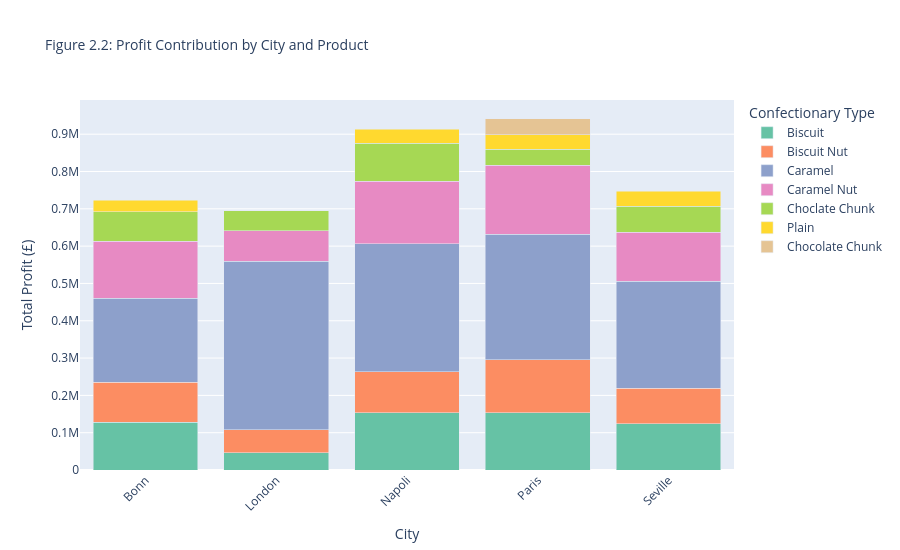

Here is the notebook cell this chart was saved with:
### Code cell
# ============================================================
# SECTION 4.1.2 - PROFIT BY CITY AND PRODUCT (Figure 2.2)
# ============================================================

city_product_profit = (
    df.groupby(['City', 'Confectionary'])['Profit(£)']
    .sum()
    .reset_index())

fig22 = px.bar(
    city_product_profit,
    x='City',
    y='Profit(£)',
    color='Confectionary',
    title='Figure 2.2: Profit Contribution'
          ' by City and Product',
    barmode='stack',
    labels={'Profit(£)': 'Total Profit (£)'},
    color_discrete_sequence=
    px.colors.qualitative.Set2)
fig22.update_layout(
    xaxis_tickangle=-45,
    legend_title='Confectionary Type',
    height=550,
    title_font_size=14)
fig22.write_html('Figure_2_2_CityProductProfit.html')
fig22.show()

### Figure 1 — Plotly figure (JSON) as saved in the notebook; plotly's stock layout.template omitted (floating-point values rounded to 4 significant figures)
{"data": [{"hovertemplate": "Confectionary=Biscuit<br>City=%{x}<br>Total Profit (£)=%{y}<extra></extra>", "legendgroup": "Biscuit", "marker": {"color": "rgb(102,194,165)", "pattern": {"shape": ""}}, "name": "Biscuit", "orientation": "v", "showlegend": true, "textposition": "auto", "type": "bar", "x": ["Bonn", "London", "Napoli", "Paris", "Seville"], "xaxis": "x", "y": [127400.0, 46130.0, 154100.0, 154000.0, 123900.0], "yaxis": "y"}, {"hovertemplate": "Confectionary=Biscuit Nut<br>City=%{x}<br>Total Profit (£)=%{y}<extra></extra>", "legendgroup": "Biscuit Nut", "marker": {"color": "rgb(252,141,98)", "pattern": {"shape": ""}}, "name": "Biscuit Nut", "orientation": "v", "showlegend": true, "textposition": "auto", "type": "bar", "x": ["Bonn", "London", "Napoli", "Paris", "Seville"], "xaxis": "x", "y": [108100.0, 61930.0, 109200.0, 141000.0, 95010.0], "yaxis": "y"}, {"hovertemplate": "Confectionary=Caramel<br>City=%{x}<br>Total Profit (£)=%{y}<extra></extra>", "legendgroup": "Caramel", "marker": {"color": "rgb(141,160,203)", "pattern": {"shape": ""}}, "name": "Caramel", "orientation": "v", "showlegend": true, "textposition": "auto", "type": "bar", "x": ["Bonn", "London", "Napoli", "Paris", "Seville"], "xaxis": "x", "y": [224900.0, 450800.0, 343500.0, 336600.0, 286500.0], "yaxis": "y"}, {"hovertemplate": "Confectionary=Caramel Nut<br>City=%{x}<br>Total Profit (£)=%{y}<extra></extra>", "legendgroup": "Caramel Nut", "marker": {"color": "rgb(231,138,195)", "pattern": {"shape": ""}}, "name": "Caramel Nut", "orientation": "v", "showlegend": true, "textposition": "auto", "type": "bar", "x": ["Bonn", "London", "Napoli", "Paris", "Seville"], "xaxis": "x", "y": [152700.0, 81890.0, 166600.0, 184500.0, 131600.0], "yaxis": "y"}, {"hovertemplate": "Confectionary=Choclate Chunk<br>City=%{x}<br>Total Profit (£)=%{y}<extra></extra>", "legendgroup": "Choclate Chunk", "marker": {"color": "rgb(166,216,84)", "pattern": {"shape": ""}}, "name": "Choclate Chunk", "orientation": "v", "showlegend": true, "textposition": "auto", "type": "bar", "x": ["Bonn", "London", "Napoli", "Paris", "Seville"], "xaxis": "x", "y": [79060.0, 53630.0, 102400.0, 43160.0, 70190.0], "yaxis": "y"}, {"hovertemplate": "Confectionary=Plain<br>City=%{x}<br>Total Profit (£)=%{y}<extra></extra>", "legendgroup": "Plain", "marker": {"color": "rgb(255,217,47)", "pattern": {"shape": ""}}, "name": "Plain", "orientation": "v", "showlegend": true, "textposition": "auto", "type": "bar", "x": ["Bonn", "Napoli", "Paris", "Seville"], "xaxis": "x", "y": [30850.0, 37840.0, 39610.0, 39730.0], "yaxis": "y"}, {"hovertemplate": "Confectionary=Chocolate Chunk<br>City=%{x}<br>Total Profit (£)=%{y}<extra></extra>", "legendgroup": "Chocolate Chunk", "marker": {"color": "rgb(229,196,148)", "pattern": {"shape": ""}}, "name": "Chocolate Chunk", "orientation": "v", "showlegend": true, "textposition": "auto", "type": "bar", "x": ["Paris"], "xaxis": "x", "y": [43160.0], "yaxis": "y"}], "layout": {"barmode": "stack", "height": 550, "legend": {"title": {"text": "Confectionary Type"}, "tracegroupgap": 0}, "title": {"font": {"size": 14}, "text": "Figure 2.2: Profit Contribution by City and Product"}, "xaxis": {"anchor": "y", "domain": [0, 1], "tickangle": -45, "title": {"text": "City"}}, "yaxis": {"anchor": "x", "domain": [0, 1], "title": {"text": "Total Profit (£)"}}}}
